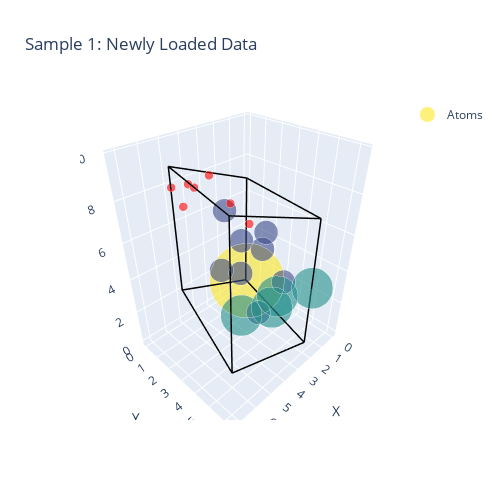

Source (notebook cell):
### Markdown cell above
#### Data Example

### Code cell
i=1
single_data = train_dataset[i]
cell = single_data.cell[0].numpy()
x_vec, y_vec, z_vec = cell[0], cell[1], cell[2]

# Assuming that positions are in cartesian coords not fractional coords
positions = single_data.pos.numpy()
atomic_numbers = single_data.species.numpy()
new_points = positions.copy()
new_atomic_numbers = atomic_numbers.copy()

# Calculate iterations once
iterations = 20 - single_data.n_atoms.item()

# Generate ghost atoms
for _ in range(iterations):
    next_point = VoronoiGenerator._get_next_point(
        points=new_points,
        atomic_numbers=new_atomic_numbers, # Pass the updated atomic_numbers
        x_vec=x_vec,
        y_vec=y_vec,
        z_vec=z_vec
      )
    new_atomic_numbers = np.append(new_atomic_numbers, -1)
    new_points = np.vstack([new_points, next_point])

# --- Create data object for plotting ---

temp_data_for_plotting = OMGData()
temp_data_for_plotting.cell = torch.from_numpy(cell).unsqueeze(0)
temp_data_for_plotting.pos = torch.from_numpy(new_points)
temp_data_for_plotting.species = torch.from_numpy(new_atomic_numbers)

print(f"Data for plotting sample {i} has been generated.")

plot_crystal_with_points(temp_data_for_plotting, i)

### Figure 1 — Plotly figure (JSON) as saved in the notebook; plotly's stock layout.template omitted (floating-point values rounded to 4 significant figures)
{"data": [{"hoverinfo": "text", "hovertext": ["A_n: 60<br>Pos: (0.00, 0.00, 0.00)", "A_n: 13<br>Pos: (5.34, 4.90, 7.51)", "A_n: 13<br>Pos: (2.93, 1.39, 6.52)", "A_n: 13<br>Pos: (3.24, 4.10, 5.77)", "A_n: 13<br>Pos: (0.84, 2.20, 4.78)", "A_n: 13<br>Pos: (1.56, 4.10, 3.02)", "A_n: 13<br>Pos: (3.97, 2.20, 4.01)", "A_n: 13<br>Pos: (1.87, 1.39, 2.28)", "A_n: 13<br>Pos: (4.27, 4.90, 3.27)", "A_n: 29<br>Pos: (3.60, 3.15, 1.49)", "A_n: 29<br>Pos: (1.20, 3.15, 0.50)", "A_n: 29<br>Pos: (2.40, 6.29, 4.40)", "A_n: 29<br>Pos: (4.81, 6.29, 5.39)", "A_n: -1<br>Pos: (4.94, 1.84, 8.47)", "A_n: -1<br>Pos: (5.95, 5.01, 9.27)", "A_n: -1<br>Pos: (4.71, 0.66, 7.09)", "A_n: -1<br>Pos: (3.40, 0.96, 8.27)", "A_n: -1<br>Pos: (4.50, 0.87, 8.17)", "A_n: -1<br>Pos: (6.25, 6.16, 9.08)", "A_n: -1<br>Pos: (4.78, -0.01, 7.81)"], "marker": {"color": ["rgb(253, 231, 37)", "rgb(61, 75, 137)", "rgb(61, 75, 137)", "rgb(61, 75, 137)", "rgb(61, 75, 137)", "rgb(61, 75, 137)", "rgb(61, 75, 137)", "rgb(61, 75, 137)", "rgb(61, 75, 137)", "rgb(35, 142, 140)", "rgb(35, 142, 140)", "rgb(35, 142, 140)", "rgb(35, 142, 140)", "red", "red", "red", "red", "red", "red", "red"], "opacity": 0.6, "size": [51.75, 16.5, 16.5, 16.5, 16.5, 16.5, 16.5, 16.5, 16.5, 28.5, 28.5, 28.5, 28.5, 6.0, 6.0, 6.0, 6.0, 6.0, 6.0, 6.0]}, "mode": "markers", "name": "Atoms", "type": "scatter3d", "x": [0.0, 5.337, 2.934, 3.241, 0.8384, 1.564, 3.967, 1.871, 4.274, 3.604, 1.201, 2.403, 4.805, 4.941, 5.951, 4.709, 3.398, 4.501, 6.247, 4.779], "y": [0.0, 4.902, 1.392, 4.098, 2.196, 4.098, 2.196, 1.392, 4.902, 3.147, 3.147, 6.294, 6.294, 1.842, 5.014, 0.6594, 0.9644, 0.8655, 6.16, -0.009546], "z": [0.0, 7.508, 6.515, 5.772, 4.78, 3.022, 4.015, 2.279, 3.272, 1.489, 0.4962, 4.397, 5.39, 8.467, 9.268, 7.092, 8.266, 8.165, 9.084, 7.811]}, {"hoverinfo": "none", "line": {"color": "black", "width": 3}, "mode": "lines", "showlegend": false, "type": "scatter3d", "x": [0, 4.805], "y": [0, 0], "z": [0, 1.985]}, {"hoverinfo": "none", "line": {"color": "black", "width": 3}, "mode": "lines", "showlegend": false, "type": "scatter3d", "x": [0, 2.403], "y": [0, 6.294], "z": [0, 0.9923]}, {"hoverinfo": "none", "line": {"color": "black", "width": 3}, "mode": "lines", "showlegend": false, "type": "scatter3d", "x": [0, 0], "y": [0, 0], "z": [0, 6.81]}, {"hoverinfo": "none", "line": {"color": "black", "width": 3}, "mode": "lines", "showlegend": false, "type": "scatter3d", "x": [4.805, 7.208], "y": [0, 6.294], "z": [1.985, 2.977]}, {"hoverinfo": "none", "line": {"color": "black", "width": 3}, "mode": "lines", "showlegend": false, "type": "scatter3d", "x": [4.805, 4.805], "y": [0, 0], "z": [1.985, 8.795]}, {"hoverinfo": "none", "line": {"color": "black", "width": 3}, "mode": "lines", "showlegend": false, "type": "scatter3d", "x": [2.403, 7.208], "y": [6.294, 6.294], "z": [0.9923, 2.977]}, {"hoverinfo": "none", "line": {"color": "black", "width": 3}, "mode": "lines", "showlegend": false, "type": "scatter3d", "x": [2.403, 2.403], "y": [6.294, 6.294], "z": [0.9923, 7.802]}, {"hoverinfo": "none", "line": {"color": "black", "width": 3}, "mode": "lines", "showlegend": false, "type": "scatter3d", "x": [0, 4.805], "y": [0, 0], "z": [6.81, 8.795]}, {"hoverinfo": "none", "line": {"color": "black", "width": 3}, "mode": "lines", "showlegend": false, "type": "scatter3d", "x": [0, 2.403], "y": [0, 6.294], "z": [6.81, 7.802]}, {"hoverinfo": "none", "line": {"color": "black", "width": 3}, "mode": "lines", "showlegend": false, "type": "scatter3d", "x": [7.208, 7.208], "y": [6.294, 6.294], "z": [2.977, 9.787]}, {"hoverinfo": "none", "line": {"color": "black", "width": 3}, "mode": "lines", "showlegend": false, "type": "scatter3d", "x": [4.805, 7.208], "y": [0, 6.294], "z": [8.795, 9.787]}, {"hoverinfo": "none", "line": {"color": "black", "width": 3}, "mode": "lines", "showlegend": false, "type": "scatter3d", "x": [2.403, 7.208], "y": [6.294, 6.294], "z": [7.802, 9.787]}], "layout": {"autosize": false, "height": 500, "scene": {"xaxis": {"title": {"text": "X"}}, "yaxis": {"title": {"text": "Y"}}, "zaxis": {"title": {"text": "Z"}}}, "title": {"text": "Sample 1: Newly Loaded Data"}, "width": 500}}
